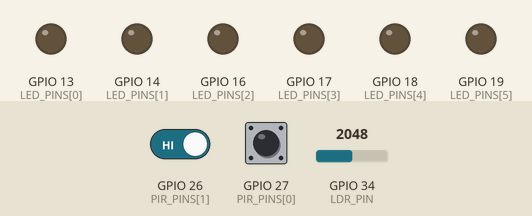
The sketch below on a simulated ESP32. On the bench: output pins drawn as LEDs (lit = HIGH). Inputs (shaded band) come from the test bench; at power-on: GPIO 34 (LDR_PIN) = 2048, GPIO 27 (PIR_PINS[0]) HIGH, GPIO 26 (PIR_PINS[1]) HIGH. WiFi joins after 1.5 s; servers stay silent unless stated.

Above: at 1.2 s.
1.3 s: GPIO 34 (LDR_PIN) set to 1267
2.8 s: GPIO 34 (LDR_PIN) set to 1201
At 3.9 s:
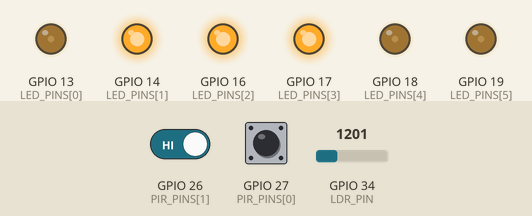
5.8 s: GPIO 27 (PIR_PINS[0]) pulsed LOW 2 times (0.12 s each, 0.3 s apart)
At 7.9 s:
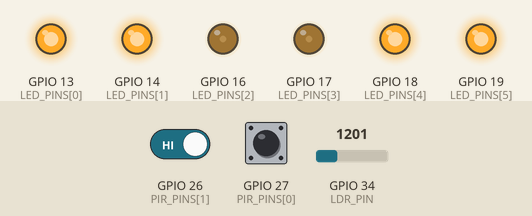
9.4 s: GPIO 27 (PIR_PINS[0]) pulsed LOW 5 times (0.12 s each, 0.3 s apart)
At 12.2 s:
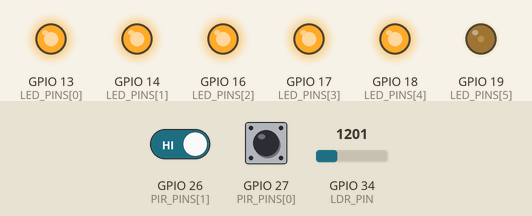
Timing chart, 0 to 19.5 s (numbered marks = the images above; inputs shaded):
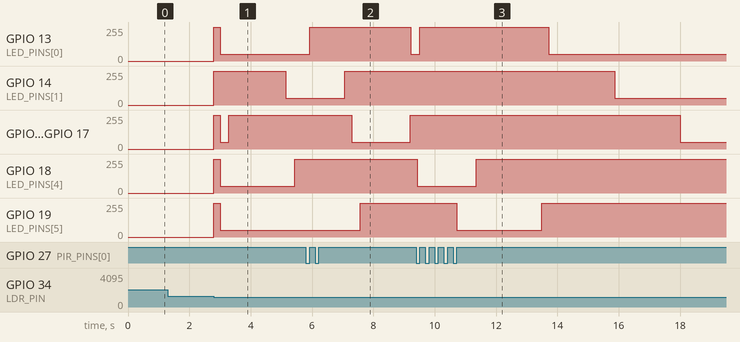

The sketch:

streetlights.ino
```cpp
#include <Adafruit_INA219.h>
#include <ArduinoJson.h>
#include <WebSocketsClient.h>
#include <WiFi.h>

const char *WIFI_SSID = "TU_RED_WIFI";
const char *WIFI_PASS = "TU_CLAVE_WIFI";
const char *SERVER_IP = "192.168.1.104";
const uint16_t SERVER_PORT = 8080;

const int POLE_COUNT = 6;
const int LED_PINS[POLE_COUNT] = {13, 14, 16, 17, 18, 19};
const int PIR_PINS[2] = {27, 26};
const int PIR_ACTIVE_LEVEL = HIGH;
const int ENTRANCES[2] = {0, 5};
const int LDR_PIN = 34;
const int STREETS[5][3] = {{0, 1, 30}, {1, 2, 30}, {1, 3, 30}, {3, 4, 30}, {4, 5, 30}};

const float BASE_LEVEL = 0.2;
const float HOLD_TIME = 30;
const float ANTICIPATION_TIME = 10;
const float WALKING_SPEED = 1.4;
const float NIGHT_THRESHOLD = 30;
const float DAY_THRESHOLD = 40;
const float CLOCK_FACTOR = 720;
const float WAVE_FACTOR = 10;
const float HALF_DAY_SECONDS = 12 * 3600.0;
const unsigned long READING_INTERVAL_MS = 500;
const unsigned long LAMP_TEST_MS = 5000;
const unsigned long CALIBRATION_STEP_MS = 3000;
const unsigned long PIR_SIGNAL_MS = 2000;
const int MAX_PLANS = 8;

enum State { Off, Base, Hold, Active, Fixed };
const char *STATE_NAMES[] = {"Off", "Base", "Hold", "Active", "Fixed"};

struct Window {
  float activeFrom;
  float holdFrom;
  float baseAt;
};

struct Plan {
  Window windows[POLE_COUNT];
  bool used;
};

Adafruit_INA219 ina219;
WebSocketsClient socket;
Plan plans[MAX_PLANS];
float distances[2][POLE_COUNT];
String strategy = "adaptive";
String mode = "auto";
bool isNight = false;
bool inaReady = false;
int nextPlan = 0;
int previousPir[2] = {LOW, LOW};
unsigned long lastDetection[2] = {0, 0};
unsigned long phaseStartedAt = 0;
unsigned long modeStartedAt = 0;
unsigned long lastReadingAt = 0;

void dijkstra(int origin, float *result) {
  float graph[POLE_COUNT][POLE_COUNT] = {};
  for (auto &street : STREETS) {
    graph[street[0]][street[1]] = street[2];
    graph[street[1]][street[0]] = street[2];
  }
  bool visited[POLE_COUNT] = {};
  for (int node = 0; node < POLE_COUNT; node++) {
    result[node] = node == origin ? 0 : INFINITY;
  }
  for (int step = 0; step < POLE_COUNT; step++) {
    int current = -1;
    for (int node = 0; node < POLE_COUNT; node++) {
      if (!visited[node] && (current < 0 || result[node] < result[current])) current = node;
    }
    visited[current] = true;
    for (int neighbor = 0; neighbor < POLE_COUNT; neighbor++) {
      if (graph[current][neighbor] > 0 && !visited[neighbor]) result[neighbor] = min(result[neighbor], result[current] + graph[current][neighbor]);
    }
  }
}

float waveTime() {
  return millis() / 1000.0 * WAVE_FACTOR;
}

float phaseSeconds() {
  return min((millis() - phaseStartedAt) / 1000.0f * CLOCK_FACTOR, HALF_DAY_SECONDS);
}

String clockText() {
  int minutes = int(phaseSeconds() / 60);
  int hour = ((isNight ? 18 : 6) + minutes / 60) % 24;
  char text[6];
  snprintf(text, sizeof(text), "%02d:%02d", hour, minutes % 60);
  return String(text);
}

void lightWavePlan(int entrance, float startTime) {
  Plan &plan = plans[nextPlan];
  nextPlan = (nextPlan + 1) % MAX_PLANS;
  for (int pole = 0; pole < POLE_COUNT; pole++) {
    float arrival = startTime + distances[entrance][pole] / WALKING_SPEED;
    plan.windows[pole] = {max(startTime, arrival - ANTICIPATION_TIME), arrival, arrival + HOLD_TIME};
  }
  plan.used = true;
}

State windowState(Window &window, float time) {
  if (time < window.activeFrom || time >= window.baseAt) return Base;
  if (time < window.holdFrom) return Active;
  return Hold;
}

State stateAt(int pole, float time) {
  if (!isNight) return Off;
  State strongest = Base;
  for (auto &plan : plans) {
    if (plan.used) strongest = max(strongest, windowState(plan.windows[pole], time));
  }
  return strongest;
}

float scheduledLevel() {
  int hour = (18 + int(phaseSeconds() / 3600)) % 24;
  if (hour >= 23 || hour < 5) return 0.5;
  return 1;
}

float strategyLevel(State state) {
  if (!isNight) return 0;
  if (strategy == "permanent") return 1;
  if (strategy == "scheduled") return scheduledLevel();
  if (state == Base) return BASE_LEVEL;
  return 1;
}

float poleLevel(int pole, State &state) {
  state = stateAt(pole, waveTime());
  if (mode == "lampTest") {
    state = Fixed;
    return 1;
  }
  if (mode == "calibration") {
    state = Fixed;
    return min((millis() - modeStartedAt) / CALIBRATION_STEP_MS, 10UL) / 10.0;
  }
  float level = strategyLevel(state);
  if (strategy != "adaptive") state = level > 0 ? Fixed : Off;
  return level;
}

void updateMode() {
  unsigned long elapsed = millis() - modeStartedAt;
  if (mode == "lampTest" && elapsed > LAMP_TEST_MS) mode = "auto";
  if (mode == "calibration" && elapsed > CALIBRATION_STEP_MS * 11) mode = "auto";
}

void updateNight(float ldrPercent) {
  bool night = isNight ? ldrPercent <= DAY_THRESHOLD : ldrPercent < NIGHT_THRESHOLD;
  if (night == isNight) return;
  isNight = night;
  phaseStartedAt = millis();
}

void readPirs() {
  for (int sensor = 0; sensor < 2; sensor++) {
    int level = digitalRead(PIR_PINS[sensor]);
    if (level == PIR_ACTIVE_LEVEL && previousPir[sensor] != PIR_ACTIVE_LEVEL) {
      lastDetection[sensor] = millis();
      lightWavePlan(ENTRANCES[sensor], waveTime());
    }
    previousPir[sensor] = level;
  }
}

void startMode(const char *name) {
  mode = name;
  modeStartedAt = millis();
}

void onCommand(uint8_t *payload, size_t length) {
  JsonDocument command;
  if (deserializeJson(command, payload, length)) return;
  if (command["type"] != "command") return;
  String name = command["name"].as<String>();
  if (name == "setStrategy") strategy = command["value"].as<String>();
  if (name == "lampTest") startMode("lampTest");
  if (name == "calibrate") startMode("calibration");
}

void onSocketEvent(WStype_t type, uint8_t *payload, size_t length) {
  if (type == WStype_TEXT) onCommand(payload, length);
}

void sendReading(int ldrRaw, float ldrPercent, float *levels, State *states) {
  JsonDocument reading;
  reading["type"] = "reading";
  reading["strategy"] = strategy;
  reading["mode"] = mode;
  reading["isNight"] = isNight;
  reading["clock"] = clockText();
  reading["ldrRaw"] = ldrRaw;
  reading["ldrPercent"] = round(ldrPercent * 10) / 10.0;
  reading["pirA"] = millis() - lastDetection[0] < PIR_SIGNAL_MS ? 1 : 0;
  reading["pirB"] = millis() - lastDetection[1] < PIR_SIGNAL_MS ? 1 : 0;
  for (int pole = 0; pole < POLE_COUNT; pole++) {
    reading["brightness"].add(int(round(levels[pole] * 100)));
    reading["states"].add(STATE_NAMES[states[pole]]);
  }
  reading["currentMa"] = inaReady ? ina219.getCurrent_mA() : 0;
  reading["voltage"] = inaReady ? ina219.getBusVoltage_V() : 0;
  reading["powerMw"] = inaReady ? ina219.getPower_mW() : 0;
  String message;
  serializeJson(reading, message);
  socket.sendTXT(message);
}

void setup() {
  Serial.begin(115200);
  for (int pole = 0; pole < POLE_COUNT; pole++) {
    ledcAttach(LED_PINS[pole], 5000, 8);
  }
  pinMode(PIR_PINS[0], INPUT);
  pinMode(PIR_PINS[1], INPUT);
  dijkstra(ENTRANCES[0], distances[0]);
  dijkstra(ENTRANCES[1], distances[1]);
  inaReady = ina219.begin();
  WiFi.begin(WIFI_SSID, WIFI_PASS);
  socket.begin(SERVER_IP, SERVER_PORT, "/esp32");
  socket.onEvent(onSocketEvent);
  socket.setReconnectInterval(2000);
}

void loop() {
  socket.loop();
  int ldrRaw = analogRead(LDR_PIN);
  float ldrPercent = ldrRaw / 4095.0 * 100;
  updateNight(ldrPercent);
  updateMode();
  readPirs();
  float levels[POLE_COUNT];
  State states[POLE_COUNT];
  for (int pole = 0; pole < POLE_COUNT; pole++) {
    levels[pole] = poleLevel(pole, states[pole]);
    ledcWrite(LED_PINS[pole], int(levels[pole] * 255));
  }
  if (millis() - lastReadingAt < READING_INTERVAL_MS) return;
  lastReadingAt = millis();
  if (socket.isConnected()) sendReading(ldrRaw, ldrPercent, levels, states);
}
```

Measured:
- the behaviour switches between 1229 and 1228 on GPIO 34 (LDR_PIN) (found by bisection; images 0 and 1)
- after the input at 1.3 s, every drawn part: stays the same
- after the input at 2.8 s, GPIO 13 (LED_PINS[0]): 0/255 → 255/255 at once, → 51/255 0.20 s later; GPIO 14 (LED_PINS[1]): 0/255 → 255/255 at once, → 51/255 2.3 s later
- after the input at 5.8 s, GPIO 13 (LED_PINS[0]): 51/255 → 255/255 after 0.12 s, → 51/255 3.3 s later; GPIO 14 (LED_PINS[1]): 51/255 → 255/255 after 1.3 s
- after the input at 9.4 s, GPIO 13 (LED_PINS[0]): 51/255 → 255/255 after 0.12 s, → 51/255 4.2 s later; GPIO 14 (LED_PINS[1]): 255/255 → 51/255 after 6.5 s instead of 2.0 s; GPIO 16 (LED_PINS[2]), GPIO 17 (LED_PINS[3]): 255/255 → 51/255 after 8.6 s instead of 4.1 s; GPIO 18 (LED_PINS[4]): goes on until 11.4 s, then stays 255/255
